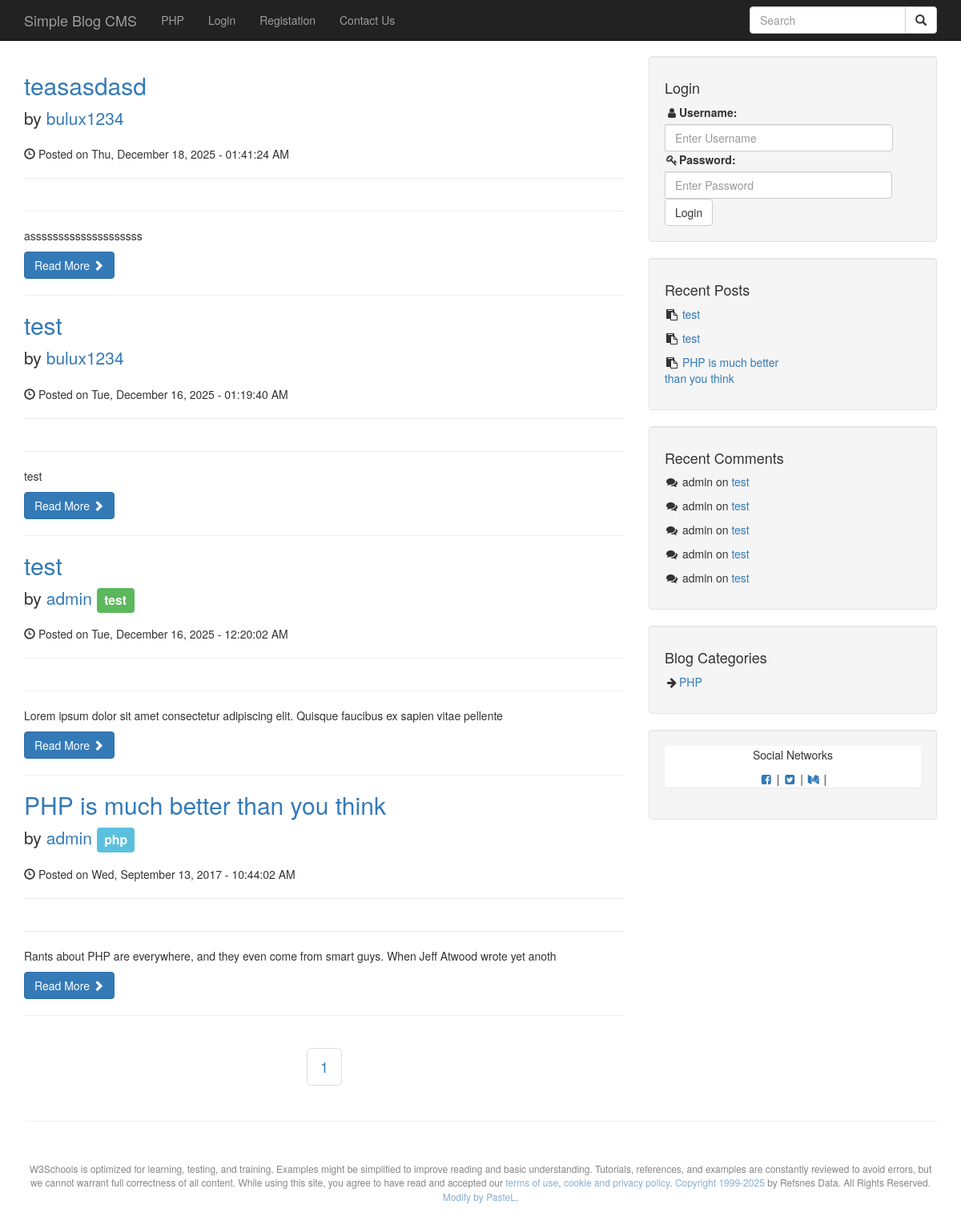
The page / on the database its author committed.
### tables this page shows
CREATE TABLE `categories` (
  `cat_id` int NOT NULL,
  `cat_title` varchar(255) NOT NULL,
  `cat_image` varchar(255) NOT NULL DEFAULT 'no_category.png'
);

CREATE TABLE `posts` (
  `post_id` int NOT NULL,
  `post_category_id` int NOT NULL,
  `post_title` varchar(255) NOT NULL,
  `post_author` varchar(55) NOT NULL,
  `post_date` varchar(70) NOT NULL,
  `post_image` text NOT NULL,
  `post_content` text NOT NULL,
  `post_tags` text,
  `post_comment_count` int NOT NULL,
  `post_status` varchar(255) NOT NULL DEFAULT 'draft',
  `post_views_count` int NOT NULL DEFAULT '0'
);

CREATE TABLE `comments` (
  `comment_id` int NOT NULL,
  `comment_post_id` int NOT NULL,
  `comment_author` varchar(255) NOT NULL,
  `comment_email` varchar(255) NOT NULL,
  `comment_content` text NOT NULL,
  `comment_reply` text,
  `comment_reply_date` varchar(100) DEFAULT NULL,
  `comment_status` enum('approve','unapprove') NOT NULL,
  `comment_date` varchar(50) NOT NULL,
  `author_type` varchar(20) NOT NULL
);

### index.php (the view, shortened to what this page needs)
<?php include "includes/header.php"; ?>
<?php include "includes/db.php"; ?>
<?php include "includes/navigation.php"; ?>
<div class="container">
    <div class="row">
        <div class="col-md-8">
            <?php
            $per_page = 5;
            if(isset($_GET['page'])){
                $page = $_GET['page'];
                } else {
                    $page = "";
                }
            if($page == "" || $page == 1){
                $page_1 = 0;
            } else {
                $page_1 = ($page * $per_page) - $per_page;
            }
            ?>
                <?php
            if(isset($_SESSION['user_role']) && $_SESSION['user_role'] == 'admin'){
                $post_query_count = "SELECT * FROM posts";
            } else {
                $post_query_count = "SELECT * FROM posts WHERE post_status = 'publish'";
            }
            $find_count = mysqli_query($connection, $post_query_count);
            $count = mysqli_num_rows($find_count);
            if($count < 1){
                echo "<center><div class='alert alert-info'><strong>Sorry!</strong> No post abilable.....</div></center>";
            }
            else {
            $count = ceil($count / 5);
            $query = "SELECT * FROM posts ORDER BY post_id DESC  LIMIT $page_1,$per_page";
            $select_all_posts_query = mysqli_query($connection,$query);
            while($row = mysqli_fetch_assoc($select_all_posts_query)){
                $post_id = $row['post_id'];
                $post_title = $row['post_title'];
                $post_author = $row['post_author'];
                $post_date = $row['post_date'];
                $post_tags = $row['post_tags'];
                $post_image = $row['post_image'];
                $post_content = substr($row['post_content'],0,100);
?>
                    <h2>
                        <a href="post.php?p_id=<?php echo $post_id; ?>">
                            <?php echo $post_title; ?> </a>
                    </h2>
                    <p class="lead"> by
                        <a href="author_post.php?author=<?php echo $post_author; ?>">
                            <?php echo $post_author; ?>  </a> <span>
                            <?php
                                    $tags = $post_tags;
                                    $tags = explode(',',$tags);
                                    foreach ($tags as $tag) {
                                        $classes = array('primary','default','success','info','warning','danger','default','success','info','warning','danger','primary','default','success');
                                        $class = array_rand($classes);
                                        echo "<span class='label label-$classes[$class]'>$tag</span>";
                                    }
                            ?>
                            </span>
                    </p>
                    <p><span class="glyphicon glyphicon-time"></span> Posted on
                        <?php echo $post_date; ?>
                    </p>
                    <hr> <img class="img-responsive" src="images/post_pic/<?php echo $post_image; ?>" alt="">
                    <hr>
                    <p>
                        <?php echo $post_content; ?>
                    </p> <a class="btn btn-primary" href="post.php?p_id=<?php echo $post_id; ?>">Read More <span class="glyphicon glyphicon-chevron-right"></span></a>
                    <hr>
                    <?php } }
                      ?>
                    <center>
                        <ul class="pagination pagination-lg">
                            <?php
                    for($i = 1; $i <= $count; $i++){
                        if($i == $page){
                            echo "<li class='active'><a href='index.php?page={$i}'>{$i}</a></li>";
                        } else {
                            echo "<li><a href='index.php?page={$i}'>{$i}</a></li>";
                        }
                    }
                    ?>
                        </ul>
                    </center>
        </div>
        <?php include "includes/sidebar.php"; ?>
    </div>
    <hr>
    <?php include "includes/footer.php"; ?>

### includes/navigation.php (shortened to what this page needs)
<nav class="navbar navbar-inverse navbar-fixed-top" role="navigation">
    <div class="container">
        <div class="navbar-header">
            <a class="navbar-brand" href="index.php">Simple Blog CMS</a> </div>
        <div class="collapse navbar-collapse" id="bs-example-navbar-collapse-1">
            <ul class="nav navbar-nav">
                <?php
                $query = "SELECT * FROM categories ORDER BY cat_id DESC LIMIT 5";
                $select_all_categories_query = mysqli_query($connection,$query);
                    while($row = mysqli_fetch_assoc($select_all_categories_query)){
                        $cat_id = $row['cat_id'];
                        $cat_title = $row['cat_title'];
                        $cat_class = '';
                        $pageName = basename($_SERVER['PHP_SELF']);
                        if(isset($_GET['category']) && $_GET['category'] == $cat_id){
                            $cat_class = 'active';
                            $login_class = '';
                        } else if($pageName == 'registration.php'){
                            $reg_class = 'active';
                             $login_class = '';
                        } elseif($pageName == 'contact.php'){
                            $contact_class = 'active';
                            $login_class = '';
                        } else if($pageName == 'login.php'){
                            $login_class = 'active';
                        }
                        else {
                            $cat_class = '';
                        }
                        echo "<li class='$cat_class'><a href='category.php?category={$cat_id}'>{$cat_title}</a></li>";
                    }
                    $login_class = '';
                    $reg_class = '';
                    $contact_class = '';
                ?>
                    <?php
                if(isset($_SESSION['user_role'])){
                    $user_role = $_SESSION['user_role'];
                    if($user_role == 'admin') {
                        echo "<li><a href='admin/index.php'>Admin panel</a></li>";
                    } elseif(isset($_SESSION['user_role'])){
                        $user_role = $_SESSION['user_role'];
                            if($user_role == 'subscriber') {
                                echo "<li><a href='users/index.php'>User Panel</a></li>";
                            } }
                   } else {
                    echo "<li class='$login_class'><a href='login.php'>Login</a></li>";
                    echo "<li class='$reg_class'><a href='registration.php'>Registation</a></li>";
                }
?>
                <li class='<?php echo $contact_class; ?>'><a href='contact.php'>Contact Us</a></li>
            </ul>
            <form class="navbar-form navbar-right" action="search.php" method="post">
                    <div class="input-group">
                    <input type="text" class="form-control" name="search" placeholder="Search">
                    <div class="input-group-btn">
                    <button class="btn btn-default" type="submit" name="search_submit">
                        <i class="glyphicon glyphicon-search"></i>
                        </button>
                    </div>
                </div>
            </form>
        </div>
    </div>
</nav>

### includes/sidebar.php (shortened to what this page needs)
<div class="col-md-4">
	<?php
                            if(isset($_SESSION['user_role'])){
                            $user_role = $_SESSION['user_role'];
                            $user_name = $_SESSION['username'];
                            if($user_role == 'admin') {
                                echo "<div class='well'><h4>Hi, $user_name</h4><br><li><a href='admin/index.php'>Admin Panel</a></li><li><a href='users'>Control Panel</a></li><li><a href='admin/users.php?source=change_password'>Change Password</a></li><br><center><a class='btn btn-danger' href='logout.php'>Logout</a></center></div>";
                            } else {
                                echo "<div class='well'><h4>Hi, $user_name</h4><br><li><a href='../cms/users'>Control Panel</a></li><li><a href='change_password.php'>Change Password</a></li><br><center><a class='btn btn-danger' href='logout.php'>Logout</a></center></div>";
                            }
                           } else {
                            echo "<div class='well'>
                                <h4>Login</h4>
                                <form action='includes/login.php' method='post'>
                                <div class='input-group'>
                                <label for='username'><i class='fa fa-fw fa-user'></i>Username:</label>
                                <input name='username' type='text' class='form-control' placeholder='Enter Username'>
                                </div>
                                <div class='input-group'>
                                <label for='password'><i class='fa fa-fw fa-key'></i>Password:</label>
                                <input name='password' type='text' class='form-control' placeholder='Enter Password'>
                                </div>
                                <div class='input-group'>
                                <button name='login' class='btn btn-default' type='submit'>Login</button>
                                </div>
                                </form>
                                </div>
                                "; } ?>
		<div class="well">
			<h4>Recent Posts</h4>
			<div class="row">
				<div class="col-lg-6">
					<ul class="list-unstyled">
						<?php
                    $query = "SELECT * FROM posts WHERE post_status = 'publish' ORDER BY post_id DESC LIMIT 5";
                    $select_recent_posts_query = mysqli_query($connection,$query);
                    while($row = mysqli_fetch_assoc($select_recent_posts_query)){
                        $post_id = $row['post_id'];
                        $post_title = $row['post_title'];
                        echo "<li><p><i class='fa fa-fw fa-clipboard'></i> <a href='post.php?p_id={$post_id}'>{$post_title}</a></p></li>";
                    }
                    ?>
					</ul>
				</div>
			</div>
		</div>
		<div class="well">
			<h4>Recent Comments</h4>
			<div class="row">
				<div class="col-lg-6">
					<ul class="list-unstyled">
						<?php
                    $query = "SELECT posts.post_id, posts.post_title, comments.comment_id, comments.comment_post_id, comments.comment_author, comments.comment_status FROM posts LEFT JOIN comments ON posts.post_id = comments.comment_post_id ORDER BY comments.comment_id DESC LIMIT 5";
                    $select_recent_comments_query = mysqli_query($connection,$query);
                    while($row = mysqli_fetch_assoc($select_recent_comments_query)){
                        $post_id = $row['post_id'];
                        $comment_author = $row['comment_author'];
                        $comment_status = $row['comment_status'];
                        $post_title = $row['post_title'];
                        if($comment_status == 'approve'){
                        echo "<li><p><i class='fa fa-fw fa-comments'></i> {$comment_author} on <a href='post.php?p_id={$post_id}'>{$post_title}</a></p></li>";
                        }
                    }
                    ?>
					</ul>
				</div>
			</div>
		</div>
		<div class="well">
			<h4>Blog Categories</h4>
			<div class="row">
				<div class="col-lg-6">
					<ul class="list-unstyled">
						<?php
                    $query = "SELECT * FROM categories";
                    $select_all_categories_query = mysqli_query($connection,$query);
                    while($row = mysqli_fetch_assoc($select_all_categories_query)){
                        $cat_id = $row['cat_id'];
                        $cat_title = $row['cat_title'];
                        echo "<li><i class='fa fa-fw fa-arrow-right'></i><a href='category.php?category={$cat_id}'>{$cat_title}</a></li>";
                    }
                    ?>
					</ul>
				</div>
			</div>
		</div>
		<?php include "includes/widget.php"; ?>
</div>

### css/blog-home.css (style rules this page uses)
body { padding-top: 70px; }

### rows shown on the page
categories: cat_title "PHP"
posts: post_title "teasasdasd", post_author "bulux1234", post_date "Thu, December 18, 2025 - 01:41:24 AM", post_content "assssssssssssssssssss"
posts: post_title "test", post_author "bulux1234", post_date "Tue, December 16, 2025 - 01:19:40 AM", post_content "test", comments.comment_author "admin"
posts: post_title "test", post_author "admin", post_tags "test", post_date "Tue, December 16, 2025 - 12:20:02 AM", post_content "Lorem ipsum dolor sit amet consectetur adipiscing elit. Quisque faucibus ex sapien vitae pellente"
posts: post_title "PHP is much better than you think", post_author "admin", post_tags "php", post_date "Wed, September 13, 2017 - 10:44:02 AM", post_content "Rants about PHP are everywhere, and they even come from smart guys. When Jeff Atwood wrote yet anoth"
